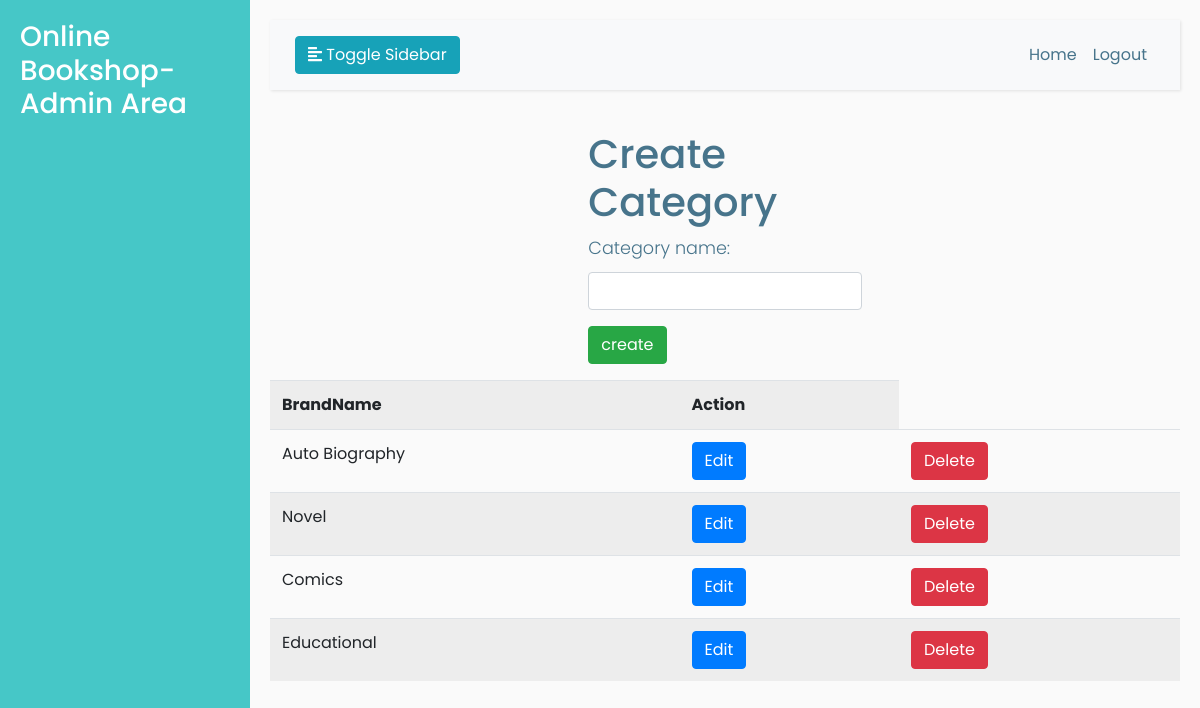
Screenshot of /adminapp/createcategory with the database file from the repository.
### adminapp/models.py (models this page shows, shortened)
class BookCategory(models.Model):
    category_name=models.CharField(max_length=120,unique=True)

### adminapp/views.py (the view)
# urls.py: path('createcategory',CreateCategory,name="createcategory"),
def CreateCategory(request):
    form=CategoryCreateForm()
    context={}
    context['form']=form
    qs=BookCategory.objects.all()
    context['category']=qs
    if request.method=='POST':
        form=CategoryCreateForm(request.POST)
        if form.is_valid():
            form.save()
            return redirect("createcategory")
    return render(request,"adminapp/create_category1.html",context)

### adminapp/forms.py
class CategoryCreateForm(ModelForm):
    class Meta:
        model=BookCategory
        fields='__all__'
        widgets={
            'category_name':forms.TextInput(attrs={'class':'form-control'})
        }

### adminapp/templates/adminapp/create_category1.html (shortened to what this page needs)
<!DOCTYPE html>
{% extends "adminapp/create_edit_base.html" %}
{% block body_block %}
<div class="container">
    <div class="row">
        <div class="col-4"></div>
        <div class="col-4">
            <h1 style="color:#47748b">Create Category</h1>
            <form method="post">
                {{form.as_p}}
                <input type="submit" class="btn btn-success" value="create">
            </form>
        </div>
        <div class="col-4"></div>
    </div>
</div>
<div class="contain">
            <table class="table table-striped">
                <tr>
                    <td ><strong>BrandName </strong> </td>
                    <td><strong>Action </strong>    </td>
                </tr>
                {% for ob in category %}
                <tr>
                    <td>
                        {{ob.category_name}}
                    </td>
                    <td><a href="{%url 'editcategory' ob.id %}" class="btn btn-primary">Edit</a>    </td>
                    <td><a href="{%url 'deletecategory' ob.id %}" class="btn btn-danger">Delete</a>  </td>
                </tr>
               {% endfor %}
            </table>
</div>
{% endblock %}

### adminapp/static/css/style.css (style rules this page uses)
body { font-family: 'Poppins', sans-serif; background: #fafafa; }
p { font-family: 'Poppins', sans-serif; font-size: 1.1em; font-weight: 300; line-height: 1.7em; color: #47748b; }
a, a:hover, a:focus { color: inherit; text-decoration: none; transition: all 0.3s; }

### rows the page displays
BookCategory: category_name "Auto Biography"
BookCategory: category_name "Novel"
BookCategory: category_name "Comics"
BookCategory: category_name "Educational"
